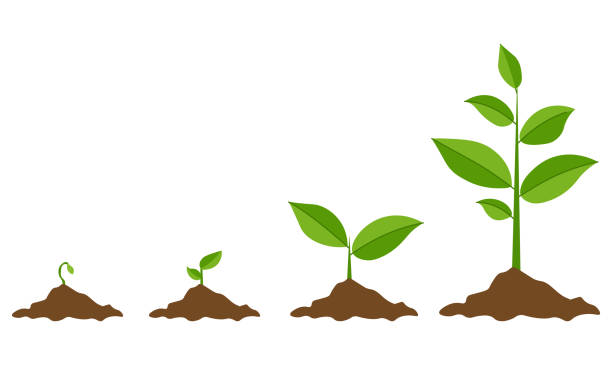
#> input picture bingo_test/plantgrowing.jpg, 612 x 365 px; its folder holds only this picture in this run
$ jupyter execute --allow-errors workspace.ipynb
#> lines starting #> are read from the running program, lines starting #| are printed output that depends on the picture
[cell 1]
import os
from itertools import permutations, product
from PIL import Image
import numpy as np
import matplotlib.pyplot as plt

[cell 2]
path = os.listdir('bingo_test')
print(path[0])

[cell 3]
coordinates = list(product(range(5), range(5)))

print(coordinates)
shuffled_coord_perms = []

for i in range(5):
    perm = coordinates
    np.random.shuffle(perm)
    shuffled_coord_perms.append(perm)

print(shuffled_coord_perms)

[cell 4]
test = 'image.png'
print(test[-3:])

[cell 5]
def generate_cards(num_cards, folder='bingo_test', word="BINGO"):
    """ Use provided images to generate different bingo cards from matplotlib saved in pdf form """
#> called with num_cards = 2, folder = 'bingo_test', word = 'BINGO'

    path = os.listdir(folder)
    coordinates = list(product(range(5), range(5)))
    print(coordinates)

    for i in range(num_cards):
        fig, ax = plt.subplots(ncols=5, nrows=5, figsize=(15,15)) # may need to adjust plot size
        perm = coordinates
        np.random.shuffle(perm)
        print(perm)

        for i, pair in enumerate(perm):
            # resize images to fit in template

            img_file = Image.open('bingo_test/'+path[i])
#> img_file is the input picture: PIL image 612x365 RGB; mean R, G, B 238.8, 240.3, 229.7
            print(path[i])
            img_file = img_file.resize((400,400)) # placeholder size for now
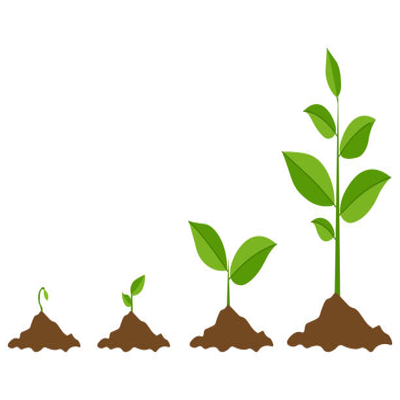
#> img_file: PIL image 400x400 RGB; mean R, G, B 238.8, 240.3, 229.7
            # place images in bingo template
            ax[pair[0]][pair[1]].imshow(img_file)

            ax[pair[0]][pair[1]].set_xticks([])
            ax[pair[0]][pair[1]].set_yticks([])
            ax[pair[0]][pair[1]].set_xticklabels([])
            ax[pair[0]][pair[1]].set_yticklabels([])

        fig.suptitle(word.upper(), size=100)
        fig.tight_layout()

        fig.savefig(f'my_cards/board{i}', format='pdf')
